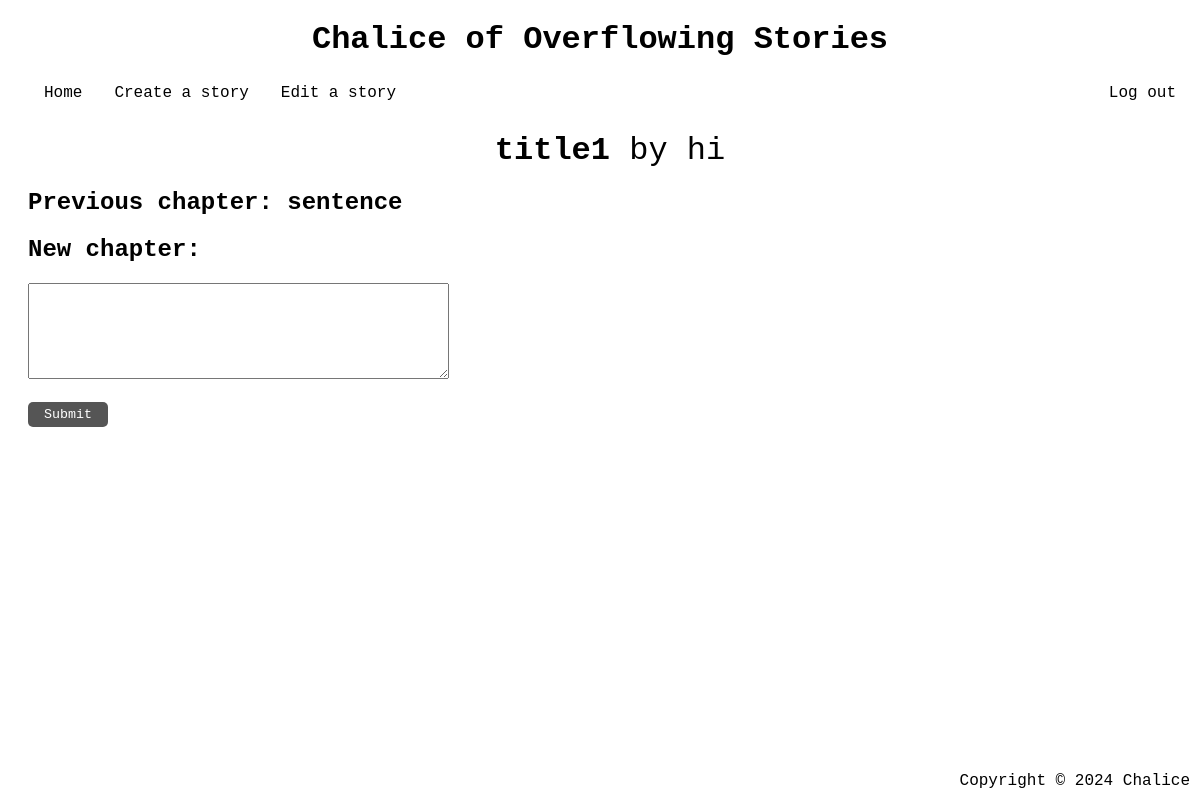
/edit?story_id=1 (signed in), run on an earlier commit of the app's database.
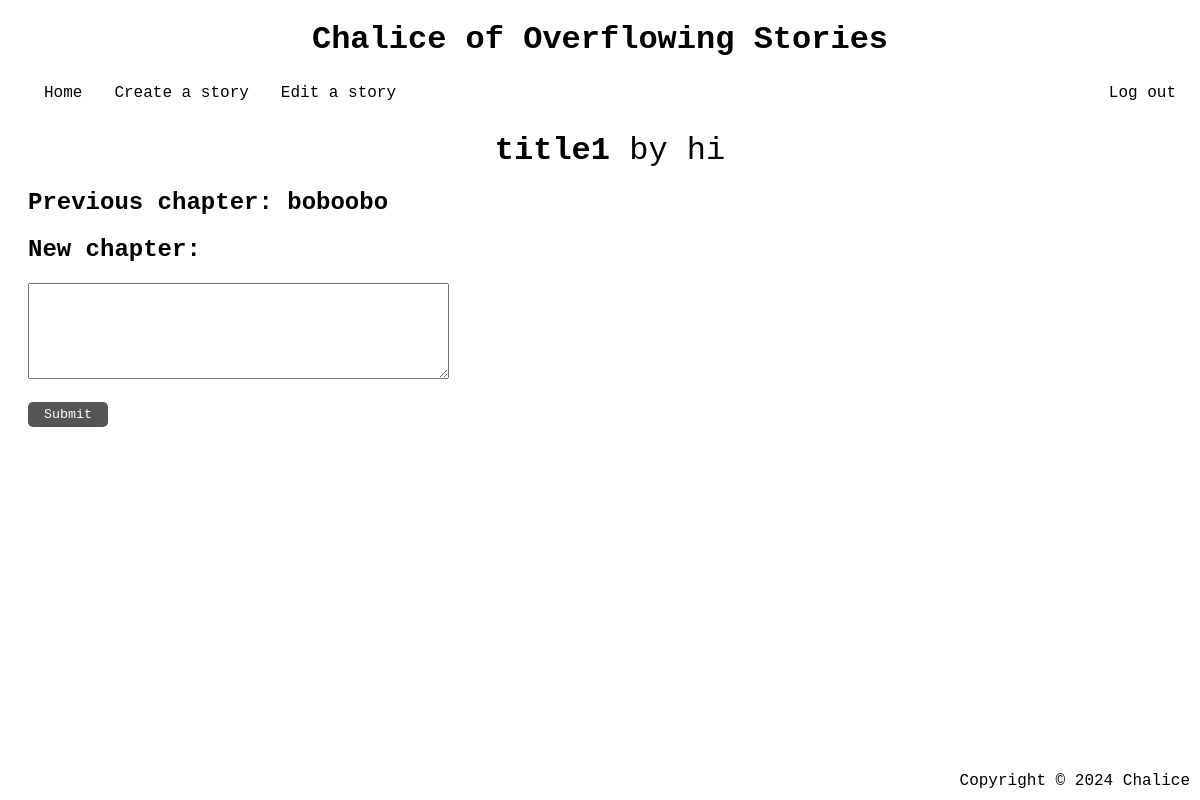
And on a later commit of the database.
### tables this page shows
CREATE TABLE chapters (story_id INT, chapter_id INT, content text NOT NULL, author, date);

### __init__.py (the view)
@app.route("/edit", methods=["GET", "POST"])
def edit():
    if 'username' not in session:
        return redirect('/login')
    story_id = request.args.get('story_id')
    if not story_id:
        return redirect("/editable")
    story = [story_id, returnStoryTitle(story_id), returnChapters(story_id), returnAuthor(story_id)]
    return render_template("edit.html", story = story)

### story_database.py (called while the page is built)
def returnStoryTitle(story_id):
    db = sqlite3.connect(DB_FILE)
    c = db.cursor()
    c.execute("SELECT story_name FROM stories WHERE story_id =" + str(story_id))
    rows = c.fetchall()
    resp = rows[0]
    return resp[0]

def returnChapters(story_id):
    db = sqlite3.connect(DB_FILE)
    c = db.cursor()
    c.execute("SELECT content FROM chapters WHERE story_id =" + str(story_id))
    rows = c.fetchall()
    resp = []
    for row in rows:
        resp.append(row[0])
    return resp

def returnAuthor(story_id):
    db = sqlite3.connect(DB_FILE)
    c = db.cursor()
    c.execute("SELECT author FROM chapters WHERE story_id =" + str(story_id))
    rows = c.fetchall()
    resp = rows[0]
    return resp[0]

### templates/edit.html (shortened to what this page needs)
<!DOCTYPE html>
<html>
    <head>
        <link href="static/style.css" rel="stylesheet" />
    </head>
    <body>
        <header>
            <h1> Chalice of Overflowing Stories </h1>
        </header>
        <main class="container">
            <nav>
                <br>
                <ul>
                    <li> <a href="http://127.0.0.1:5000/">Home</a> </li>
                    <li> <a href="http://127.0.0.1:5000/create">Create a story</a> </li>
                    <li> <a href="http://127.0.0.1:5000/editable">Edit a story</a> </li>
                    <li style="float:right"> <a href="http://127.0.0.1:5000/logout">Log out</a> </li>
                </ul>
            </nav>
        </main>
        <main class="container">
            <div>
                <h1 style="font-weight:normal"><strong>{{story[1]}}</strong> by {{story[3]}}</h1>
                <h2>Previous chapter: {{story[2][-1]}}</h2>
                <h2>New chapter:</h2>
                <form action="/editcomplete" method="GET, POST">
                    <textarea name="new_chapter" rows="6" cols="50""></textarea>
                    <br><br>
                    <button type="submit" style="width:80px" class="button">Submit</button>
                </form>
            </div>
        </main>
        <footer>
            Copyright © 2024 Chalice
        </footer>
    </body>
</html>

What changed in the data, as far as the page shows it:
added chapters: content "boboobo"
Also different on the page:
{{ story[2][-1] }}: "sentence" → "boboobo"
